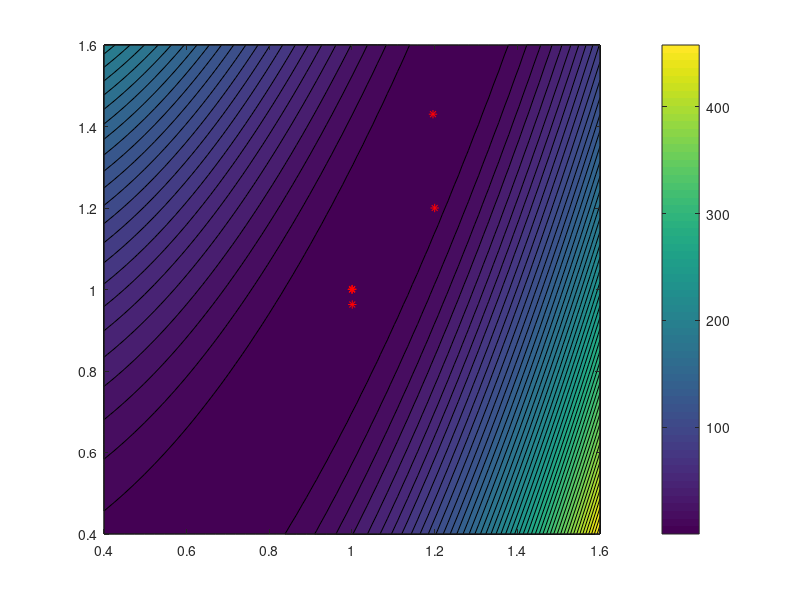

This figure's MATLAB source:
function OR25_Rosenbrock
clc
clear, close all;

% The Rosenbrock function is a difficult one to minimize
f = @(x1, x2) 100*(x2-x1.^2).^2+(1-x1).^2;
[X, Y] = meshgrid(linspace(0.4,1.6,50));
contourf(X,Y,f(X,Y),50); colorbar; hold on;

% derive formula of gradient and Hessian
gradf = @(x1, x2) [-400*(x2-x1.^2).*x1-2*(1-x1); 200*(x2-x1.^2)];
Hf = @(x1, x2) [800*x1.^2-400*(x2-x1.^2)+2,-400*x1;-400*x1, 200];

x0 = [1.2; 1.2];
Newton(f, gradf, Hf, x0, 5, 1)
%SteepestDescent(f, gradf, x0, 99, 1)


x0 = [-1.2; 1];
SteepestDescent(f, gradf, x0, 99, 0)
%Newton(f, gradf, Hf, x0, 5, 0)
end

function SteepestDescent(f, gradf, x0, N, ifplot)
x = x0;
fprintf('iteration ii = 0, x = [%1.4f, %1.4f], f(x) = %1.8f, ', x(1), x(2), f(x(1),x(2)))
if ifplot; plot(x(1), x(2), '*r'); end
for ii = 1:N
    p = -gradf(x(1),x(2));
    s = 1; c1 = 1e-4; r = 0.5;
    x_= x + s*p;
    fprintf('s = 1, ')
    % backtracking
    while f(x_(1), x_(2)) > f(x(1), x(2))+s*c1*(p'*gradf(x(1),x(2)))
        s = r*s;
        x_= x + s*p;
        fprintf('%1.2e ', s)
    end
    x = x_;
    fprintf(['\n' 'iteration ii = %2u, x = [%1.4f, %1.4f], f(x) = %1.8f, '],ii, x(1), x(2), f(x(1),x(2)))
    if ifplot; plot(x(1), x(2), '*r'); end
end
end

function Newton(f, gradf, Hf, x0, N, ifplot)
x = x0;
fprintf('iteration ii = 0, x = [%1.4f, %1.4f], f(x) = %1.8f\n', x(1), x(2), f(x(1),x(2)))
if ifplot; plot(x(1), x(2), '*r'); end
for ii = 1:N
    x = x - Hf(x(1),x(2))\gradf(x(1),x(2));
    fprintf('iteration ii = %u, x = [%1.4f, %1.4f], f(x) = %1.8f\n',ii, x(1), x(2), f(x(1),x(2)))
    if ifplot; plot(x(1), x(2), '*r'); end
end
end
